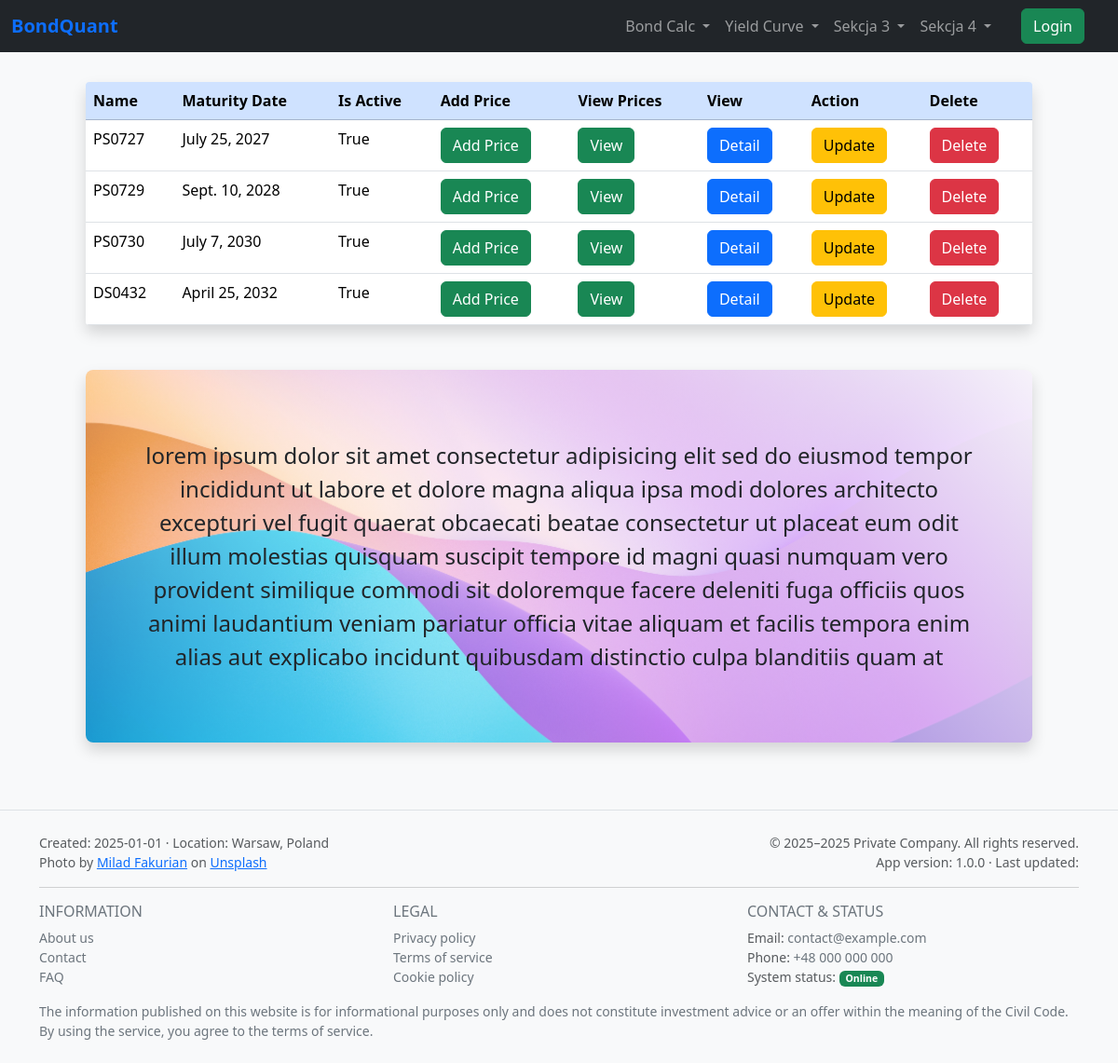
Page /bonds/list-bonds/ on the earlier database version.
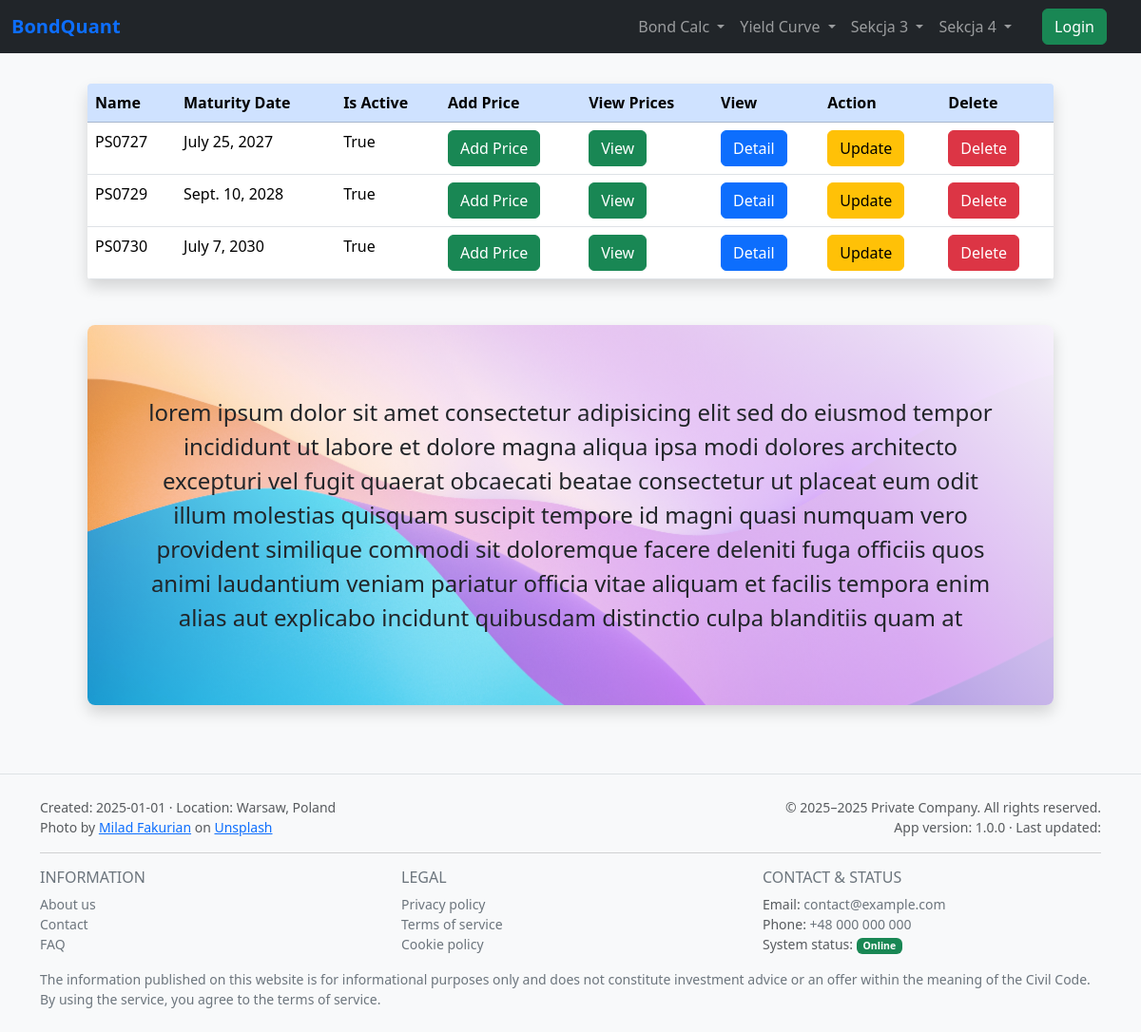
Same page on the later database version.
### bonds/models.py (models this page shows, shortened)
class Bond(models.Model):
    ISIN = models.CharField(max_length=12)
    name = models.CharField(max_length=100)
    issue_price = models.DecimalField(max_digits=10, decimal_places=4, default=100)
    issue_date = models.DateField(default=date.today)
    maturity_date = models.DateField()
    coupon_rate = models.DecimalField(max_digits=5, decimal_places=3)
    coupon_frequency = models.SmallIntegerField(
        default=1,
        validators=[
            MinValueValidator(1),
            MaxValueValidator(12)
        ]
    )
    redemption = models.IntegerField()
    is_active = models.BooleanField(default=True)

### bonds/views.py (the view)
# urls.py: path('list-bonds/', BondListView.as_view(), name='list_bonds'),
class BondListView(ListView):
    model = Bond
    template_name = 'bonds/list_bonds.html'
    context_object_name = 'bonds'
    def get_queryset(self):
        return Bond.objects.filter(is_active=True)

### bonds/templates/bonds/list_bonds.html
{% extends 'base.html' %}
{% load static %}
{% block content %}
        <table class="table shadow overflow-hidden rounded-1">
        <thead class="table-primary">
        <tr>
            <th scope="col">Name</th>
            <th scope="col">Maturity Date</th>
            <th scope="col">Is Active</th>
            <th scope="col">Add Price</th>
            <th scope="col">View Prices</th>
            <th scope="col">View</th>
            <th scope="col">Action</th>
            <th scope="col">Delete</th>
        </tr>
        </thead>
        {% for obj in bonds %}
        <tr>
            <td>{{ obj.name }}</td>
            <td>{{ obj.maturity_date }}</td>
            <td>{{ obj.is_active }}</td>
            <td><a href="{% url 'bonds:add_bond_price' %}" class="btn btn-success">Add Price</a></td>
            <td><a href="{% url 'bonds:list_bond_prices' pk=obj.pk %}" class="btn btn-success">View</a></td>
            <td><a href="{% url 'bonds:detail_bond' pk=obj.pk %}" class="btn btn-primary">Detail</a></td>
            <td><a href="{% url 'bonds:update_bond' pk=obj.pk %}" class="btn btn-warning">Update</a></td>
            <td><a href="{% url 'bonds:delete_bond' pk=obj.pk %}" class="btn btn-danger">Delete</a></td>
        </tr>
        {% endfor %}
        </table>
{% endblock %}

Differences in the rows shown:
removed Bond: name "DS0432", maturity_date "April 25, 2032", is_active "True"
